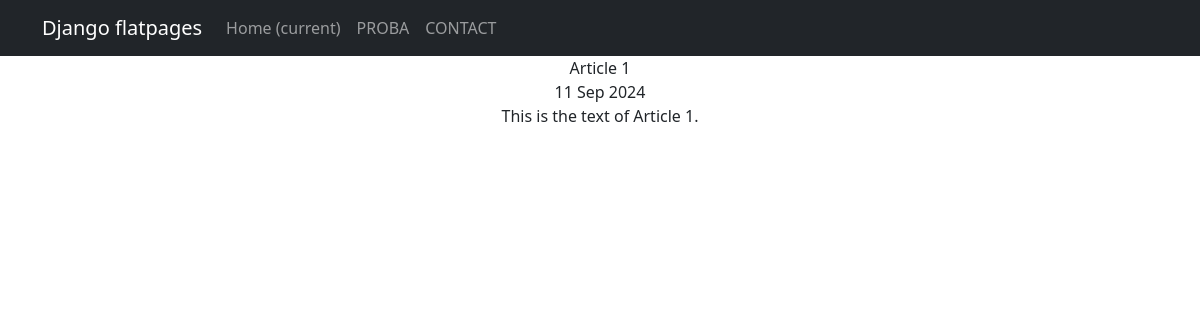
Screenshot of /news/1 with the database file from the repository.
### news/models.py (models this page shows, shortened)
class Post(models.Model):
    ARTICLE = 'article'
    NEWS = 'news'
    POST_TYPES = [
        (ARTICLE, 'Article'),
        (NEWS, 'News'),
    ]
    author = models.ForeignKey(Author, on_delete=models.CASCADE, related_name='post_set')
    post_type = models.CharField(max_length=20, choices=POST_TYPES)
    created_at = models.DateTimeField(auto_now_add=True)
    categories = models.ManyToManyField(Category, through='PostCategory')
    title = models.CharField(max_length=255)
    text = models.TextField()
    rating = models.IntegerField(default=0)

### news/views.py (the view)
# urls.py: path('<int:pk>', PostDetail.as_view()),
class PostDetail(DetailView):
    model = Post
    template_name = 'post.html'
    context_object_name = 'post'

### news/templatetags/custom_filters.py (called while the page is built)
@register.filter()
def censor(value):
    if not isinstance(value, str):
        raise ValueError('Фильтр применяется только к строкам!')
    for word in BAD_WORDS:
        if word in value:
            value = value.replace(word, '*'*len(word))
    return value

### templates/post.html (shortened to what this page needs)
{% extends 'flatpages/default.html' %}
{% load custom_filters %}
{% block content %}
    <tr>
               <td>{{ post.title|censor }}</td><br/>
               <td>{{ post.created_at|date:'d M Y' }}</td><br/>
               <td>{{ post.text|censor }}</td>
    </tr>
{% endblock content %}

### rows the page displays
Post: title|censor "Article 1", created_at "11 Sep 2024", text|censor "This is the text of Article 1."
